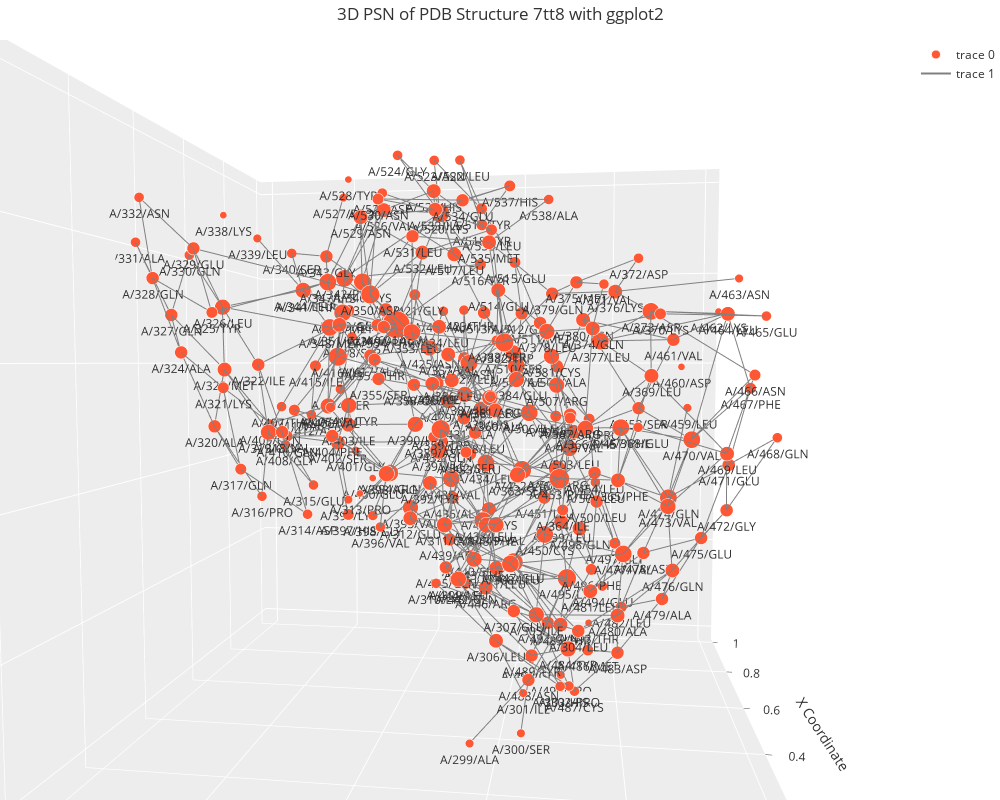

Notebook cell for this chart:
### Code cell
import json
import plotly.graph_objects as go

# Load the JSON data from a file
with open('/Users/davidfoutch/Desktop/7tt8.json', 'r') as file:
    json_data = json.load(file)

# Extract node and edge data from the loaded JSON
nodes = json_data['elements']['nodes']
edges = json_data['elements'].get('edges', [])  # Get edges, or default to an empty list

# Extract node coordinates and other data
node_positions = {node['data']['id']: (node['data']['x_coord'], node['data']['y_coord'], node['data']['z_coord']) for node in nodes}
x_coords = [pos[0] for pos in node_positions.values()]
y_coords = [pos[1] for pos in node_positions.values()]
z_coords = [pos[2] for pos in node_positions.values()]
labels = list(node_positions.keys())
degrees = [node['data']['degree'] for node in nodes]

# Create a 3D scatter plot for the nodes
node_trace = go.Scatter3d(
    x=x_coords, 
    y=y_coords, 
    z=z_coords,
    mode='markers+text',
    textposition="bottom center",
    marker=dict(
        size=[5 + degree for degree in degrees],  # Size by degree
        # color=degrees,  # Color by degree
        # colorscale='sunsetdark',  # Use a ggplot2-inspired color scale
        color='#FF5733',
        opacity=1.0
    ),
    text=labels,  # Display the node ID on hover
    hoverinfo='text'
)

# Prepare the edges (lines between nodes)
edge_x = []
edge_y = []
edge_z = []

for edge in edges:
    source_node = edge['data']['source']
    target_node = edge['data']['target']
    
    # Get the positions of the source and target nodes
    if source_node in node_positions and target_node in node_positions:
        x0, y0, z0 = node_positions[source_node]
        x1, y1, z1 = node_positions[target_node]
    
        # Add the coordinates for the edge (line)
        edge_x.extend([x0, x1, None])  # None separates the edges
        edge_y.extend([y0, y1, None])
        edge_z.extend([z0, z1, None])

# Create a 3D line plot for the edges
edge_trace = go.Scatter3d(
    x=edge_x,
    y=edge_y,
    z=edge_z,
    mode='lines',
    line=dict(color='gray', width=2),
    hoverinfo='none'
)

# Create the 3D plot
fig = go.Figure(data=[node_trace, edge_trace])

# Set plot title and axis labels
fig.update_layout(
    title="3D PSN of PDB Structure 7tt8 with ggplot2",
    template='ggplot2',
    width=1000,  
    height=800,  
    scene=dict(
        xaxis_title='X Coordinate',
        yaxis_title='Y Coordinate',
        zaxis_title='Z Coordinate'
    ),
    margin=dict(l=0, r=0, b=0, t=40)  # Adjust margins
)

# Show the figure
fig.show()

### Figure 1 — Plotly figure (JSON) as saved in the notebook; plotly's stock layout.template omitted (floating-point values rounded to 4 significant figures; data arrays with more than 128 entries replaced by an {"elided": "..."} marker saying what was removed)
{"data": [{"hoverinfo": "text", "marker": {"color": "#FF5733", "opacity": 1, "size": {"elided": "236 int values"}}, "mode": "markers+text", "text": {"elided": "236 str values"}, "textposition": "bottom center", "type": "scatter3d", "x": {"elided": "236 float values"}, "y": {"elided": "236 float values"}, "z": {"elided": "236 float values"}}, {"hoverinfo": "none", "line": {"color": "gray", "width": 2}, "mode": "lines", "type": "scatter3d", "x": {"elided": "1488 float values"}, "y": {"elided": "1488 float values"}, "z": {"elided": "1488 float values"}}], "layout": {"height": 800, "margin": {"b": 0, "l": 0, "r": 0, "t": 40}, "scene": {"aspectmode": "auto", "aspectratio": {"x": 0.9987, "y": 1.001, "z": 1.001}, "camera": {"center": {"x": 0, "y": 0, "z": 0}, "eye": {"x": -1.512, "y": -0.2178, "z": 0.0958}, "projection": {"type": "perspective"}, "up": {"x": 0, "y": 0, "z": 1}}, "xaxis": {"title": {"text": "X Coordinate"}, "type": "linear"}, "yaxis": {"title": {"text": "Y Coordinate"}, "type": "linear"}, "zaxis": {"title": {"text": "Z Coordinate"}, "type": "linear"}}, "title": {"text": "3D PSN of PDB Structure 7tt8 with ggplot2"}, "width": 1000}}
